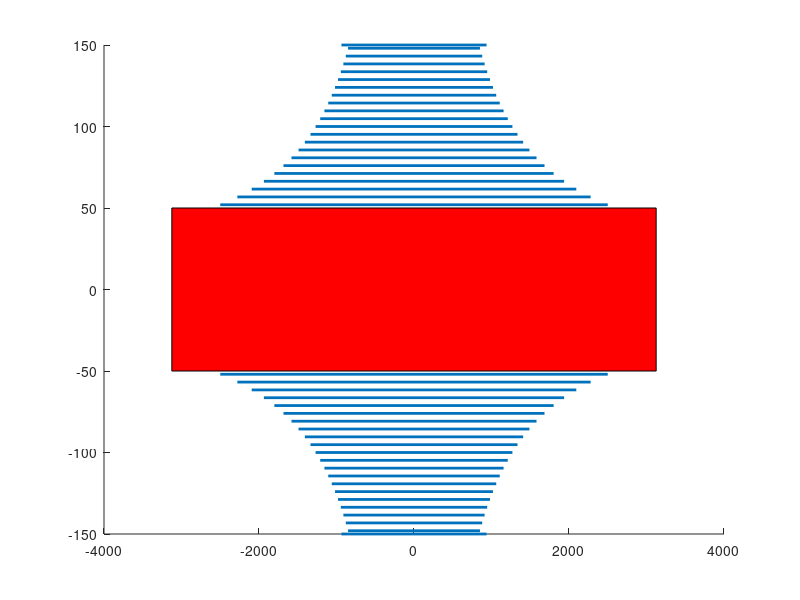
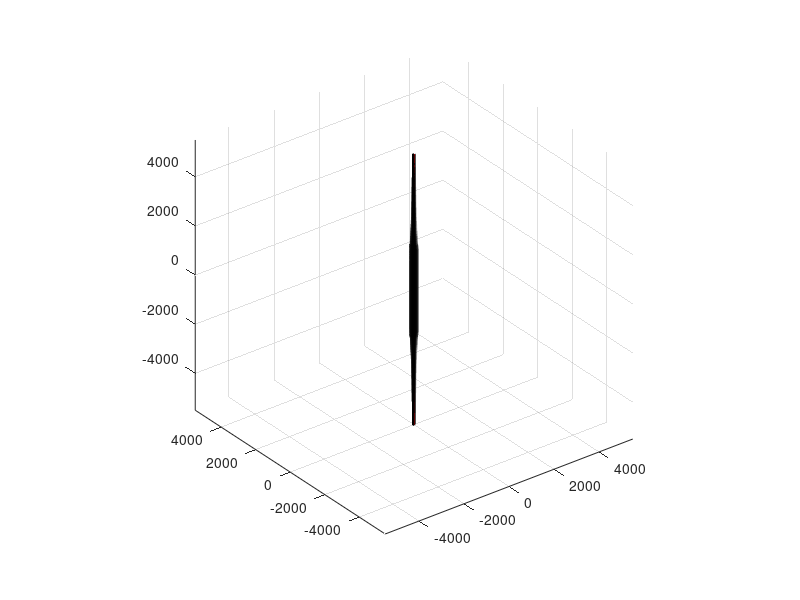

Write the MATLAB code that produced these figures, in order.
clc
close all
clear all
%%
% Declareing Given Variables 
Voltage = 275000;
Inner_diameter = 100; 
Outer_diameter = 300;
First_foil_length = 5000;
N = 21;
Foil_Thickness = 0.1;
First_Gap = 2;
Last_Gap  = 2;

%%
% Defining new variables
Del_Voltage = Voltage/N-1; %Voltage between each foil
Del_Radius = ((Outer_diameter- Inner_diameter)-2*(First_Gap+Last_Gap))/(2*(N-1)); % Spacing between each foil
%Initialise vectors (22 for 3D plotting)
L = zeros(1,N+1); 
Radius = zeros(1,N+1);

%%
% Calculation
L(1)=First_foil_length; %The forst foil is 5000mm and connected to the conductor, no capacitance between conductor and this foil
r0 = Inner_diameter/2; %Radius of the conductor
Radius(1)= Inner_diameter/2  + First_Gap; % Radial position of first foil = 52mm

%Calculate the radial positions of all foils
for i=2:N
    Radius(i)=Radius(i-1) + Del_Radius;
end

% Refer to Section 2.2 for an explanation of this assumption
L(2)= log(Radius(2)/Radius(1))* L(1) / log(Radius(1)/(Radius(1)-Del_Radius)) ;

%Follow the iterative formula
for i=3:N     
    L(i)= log(Radius(i-1)/Radius(i))* L(i-1) / log(Radius(i-2)/Radius(i-1));
end

%For plotting - add the outer shell
L(N+1)=L(N)+.1*L(N);
Radius(N+1)=Radius(N)+ Last_Gap;

LHalfed = zeros(1, N+1);
LHalfed = L/2;

%%
% Ploting
x=zeros(1,2*(N+1));
y=x;
j=1;
for i=1:2:2*(N+1)
    x(i)=L(j)/2;
    x(i+1)=-L(j)/2;
    y(i)=Radius(j);
    y(i+1)=Radius(j);
    j=j+1;
end
y2=-y;

% 2D Plot
figure
rect_H = rectangle('Position', [-1.25*x(1),- r0, 2.5*x(1), 2*r0]); 
set(rect_H, 'FaceColor', 'r') 

for i=1:2:2*(N+1)
    hold on
    line(x(i:i+1), y(i:i+1), 'LineWidth',2)
    line(x(i:i+1), y2(i:i+1),'LineWidth',2)
    %axis equal
end

% 3D Plot
scl=1; % Z direction scalling value for plotting
figure
R=[r0 r0];
[X,Y,Z] = cylinder(R,50);
Z(2, :) =( L(1)+ .1*L(1))*scl;
Z(1, :) = - scl* Z(2, :);
surf(X,Y,Z, 'FaceColor', [1,0,0]);

for i=1:N+1
    hold on
    R=[Radius(i) Radius(i)];
    K=50;
    [X,Y,Z] = cylinder(R,K);
    Z(2,:)= L(i);
    Z(1,:)= -L(i);
    p= 6*N/3+1;
    X = X(:,1:p);
    Y = Y(:,1:p);
    Z = Z(:,1:p)*scl;
    testsubject = surf(X,Y,Z); 
    set(testsubject,'FaceAlpha',0.5)
    axis equal
end

% Saving results to file
FID = fopen('RadialVals21.tex', 'w');
fprintf(FID, '\\begin{table}[!htb]\n');
fprintf(FID, '\\caption{Radial Grading Calculations Results}\n');
fprintf(FID, '\\label{table:radialvals}\n');
fprintf(FID, '\\begin{center}\n');
fprintf(FID, '\\begin{tabular}{cc}\n');
fprintf(FID, '\\toprule\n');
fprintf(FID, '\\textbf{Radius(mm)} & \\textbf{Length(mm)} \\\\ \\toprule\n');
for i=1:N+1
    fprintf(FID, '%4.2f & %4.2f \\\\\n', Radius(i), L(i));
end 
fprintf(FID, '\\bottomrule\n');
fprintf(FID, '\\end{tabular}\n');
fprintf(FID, '\\end{center}\n');
fprintf(FID, '\\end{table}\n');
fclose(FID);



